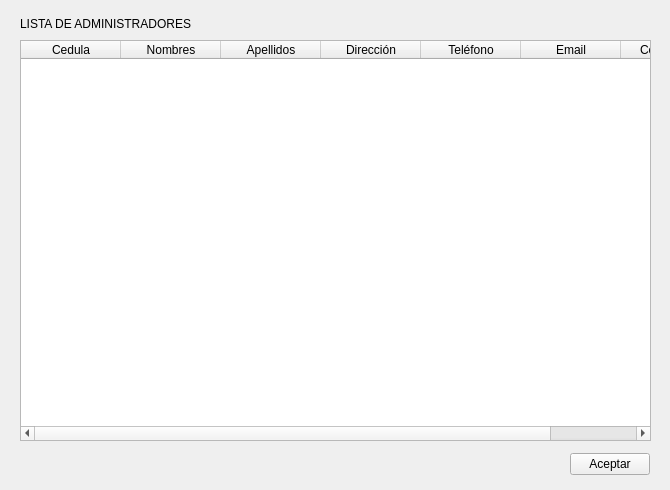
<?xml version="1.0" encoding="UTF-8"?>
<ui version="4.0">
 <class>Tabla_admin</class>
 <widget class="QWidget" name="Tabla_admin">
  <property name="geometry">
   <rect>
    <x>0</x>
    <y>0</y>
    <width>670</width>
    <height>490</height>
   </rect>
  </property>
  <property name="windowTitle">
   <string>Form</string>
  </property>
  <widget class="QWidget" name="verticalLayoutWidget">
   <property name="geometry">
    <rect>
     <x>20</x>
     <y>40</y>
     <width>631</width>
     <height>401</height>
    </rect>
   </property>
   <layout class="QVBoxLayout" name="verticalLayout">
    <item>
     <widget class="QTableWidget" name="tabla_admin">
      <property name="sizeAdjustPolicy">
       <enum>QAbstractScrollArea::AdjustToContents</enum>
      </property>
      <column>
       <property name="text">
        <string>Cedula</string>
       </property>
      </column>
      <column>
       <property name="text">
        <string>Nombres</string>
       </property>
      </column>
      <column>
       <property name="text">
        <string>Apellidos</string>
       </property>
      </column>
      <column>
       <property name="text">
        <string>Dirección</string>
       </property>
      </column>
      <column>
       <property name="text">
        <string>Teléfono</string>
       </property>
      </column>
      <column>
       <property name="text">
        <string>Email</string>
       </property>
      </column>
      <column>
       <property name="text">
        <string>Contraseña</string>
       </property>
      </column>
     </widget>
    </item>
   </layout>
  </widget>
  <widget class="QLabel" name="label">
   <property name="geometry">
    <rect>
     <x>20</x>
     <y>13</y>
     <width>191</width>
     <height>21</height>
    </rect>
   </property>
   <property name="text">
    <string>LISTA DE ADMINISTRADORES</string>
   </property>
  </widget>
  <widget class="QPushButton" name="pushButton">
   <property name="geometry">
    <rect>
     <x>570</x>
     <y>453</y>
     <width>80</width>
     <height>22</height>
    </rect>
   </property>
   <property name="text">
    <string>Aceptar</string>
   </property>
  </widget>
 </widget>
 <resources/>
 <connections/>
</ui>
